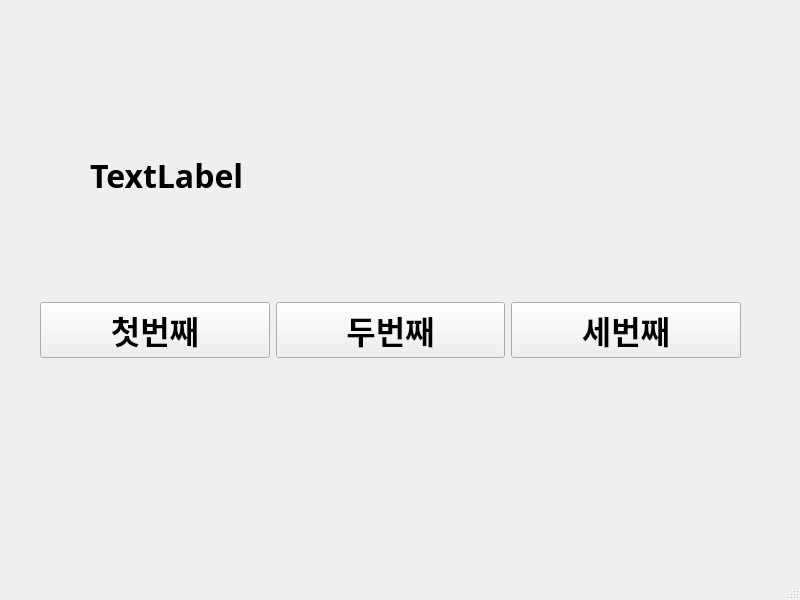
<?xml version="1.0" encoding="UTF-8"?>
<ui version="4.0">
 <class>MainWindow</class>
 <widget class="QMainWindow" name="MainWindow">
  <property name="geometry">
   <rect>
    <x>0</x>
    <y>0</y>
    <width>800</width>
    <height>600</height>
   </rect>
  </property>
  <property name="windowTitle">
   <string>MainWindow</string>
  </property>
  <widget class="QWidget" name="centralwidget">
   <widget class="QLabel" name="label">
    <property name="geometry">
     <rect>
      <x>90</x>
      <y>120</y>
      <width>521</width>
      <height>111</height>
     </rect>
    </property>
    <property name="font">
     <font>
      <family>맑은 고딕</family>
      <pointsize>24</pointsize>
      <weight>75</weight>
      <bold>true</bold>
     </font>
    </property>
    <property name="text">
     <string>TextLabel</string>
    </property>
   </widget>
   <widget class="QWidget" name="horizontalLayoutWidget">
    <property name="geometry">
     <rect>
      <x>40</x>
      <y>290</y>
      <width>701</width>
      <height>80</height>
     </rect>
    </property>
    <layout class="QHBoxLayout" name="horizontalLayout_2">
     <item>
      <widget class="QPushButton" name="pushButton">
       <property name="font">
        <font>
         <family>맑은 고딕</family>
         <pointsize>24</pointsize>
         <weight>75</weight>
         <bold>true</bold>
        </font>
       </property>
       <property name="text">
        <string>첫번째</string>
       </property>
      </widget>
     </item>
     <item>
      <widget class="QPushButton" name="pushButton_2">
       <property name="font">
        <font>
         <family>맑은 고딕</family>
         <pointsize>24</pointsize>
         <weight>75</weight>
         <bold>true</bold>
        </font>
       </property>
       <property name="text">
        <string>두번째</string>
       </property>
      </widget>
     </item>
     <item>
      <widget class="QPushButton" name="pushButton_3">
       <property name="font">
        <font>
         <family>맑은 고딕</family>
         <pointsize>24</pointsize>
         <weight>75</weight>
         <bold>true</bold>
        </font>
       </property>
       <property name="text">
        <string>세번째</string>
       </property>
      </widget>
     </item>
    </layout>
   </widget>
  </widget>
  <widget class="QMenuBar" name="menubar">
   <property name="geometry">
    <rect>
     <x>0</x>
     <y>0</y>
     <width>800</width>
     <height>21</height>
    </rect>
   </property>
  </widget>
  <widget class="QStatusBar" name="statusbar"/>
 </widget>
 <resources/>
 <connections>
  <connection>
   <sender>pushButton</sender>
   <signal>clicked()</signal>
   <receiver>MainWindow</receiver>
   <slot>firstClick()</slot>
   <hints>
    <hint type="sourcelabel">
     <x>169</x>
     <y>355</y>
    </hint>
    <hint type="destinationlabel">
     <x>190</x>
     <y>419</y>
    </hint>
   </hints>
  </connection>
  <connection>
   <sender>pushButton_2</sender>
   <signal>clicked()</signal>
   <receiver>MainWindow</receiver>
   <slot>secondClick()</slot>
   <hints>
    <hint type="sourcelabel">
     <x>389</x>
     <y>358</y>
    </hint>
    <hint type="destinationlabel">
     <x>417</x>
     <y>425</y>
    </hint>
   </hints>
  </connection>
  <connection>
   <sender>pushButton_3</sender>
   <signal>clicked()</signal>
   <receiver>MainWindow</receiver>
   <slot>thirdClick()</slot>
   <hints>
    <hint type="sourcelabel">
     <x>598</x>
     <y>349</y>
    </hint>
    <hint type="destinationlabel">
     <x>650</x>
     <y>425</y>
    </hint>
   </hints>
  </connection>
 </connections>
 <slots>
  <slot>firstClick()</slot>
  <slot>secondClick()</slot>
  <slot>thirdClick()</slot>
 </slots>
</ui>
